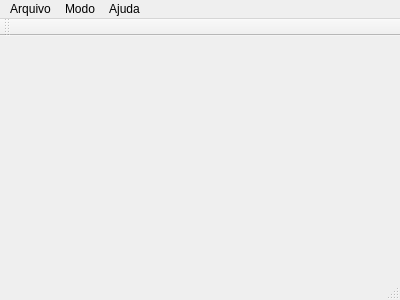
<?xml version="1.0" encoding="UTF-8"?>
<ui version="4.0">
 <class>Resta1</class>
 <widget class="QMainWindow" name="Resta1">
  <property name="geometry">
   <rect>
    <x>0</x>
    <y>0</y>
    <width>400</width>
    <height>300</height>
   </rect>
  </property>
  <property name="windowTitle">
   <string>Resta1</string>
  </property>
  <widget class="QWidget" name="centralWidget">
   <widget class="Peca" name="pushButton">
    <property name="geometry">
     <rect>
      <x>150</x>
      <y>110</y>
      <width>25</width>
      <height>25</height>
     </rect>
    </property>
    <property name="minimumSize">
     <size>
      <width>25</width>
      <height>25</height>
     </size>
    </property>
    <property name="maximumSize">
     <size>
      <width>25</width>
      <height>25</height>
     </size>
    </property>
    <property name="text">
     <string/>
    </property>
    <property name="iconSize">
     <size>
      <width>25</width>
      <height>25</height>
     </size>
    </property>
    <property name="flat">
     <bool>true</bool>
    </property>
   </widget>
  </widget>
  <widget class="QToolBar" name="mainToolBar">
   <attribute name="toolBarArea">
    <enum>TopToolBarArea</enum>
   </attribute>
   <attribute name="toolBarBreak">
    <bool>false</bool>
   </attribute>
  </widget>
  <widget class="QStatusBar" name="statusBar"/>
  <widget class="QMenuBar" name="menuBar">
   <property name="geometry">
    <rect>
     <x>0</x>
     <y>0</y>
     <width>400</width>
     <height>20</height>
    </rect>
   </property>
   <widget class="QMenu" name="menuArquivo">
    <property name="title">
     <string>Arquivo</string>
    </property>
    <addaction name="actionNovo"/>
    <addaction name="actionSair"/>
   </widget>
   <widget class="QMenu" name="menuModo">
    <property name="title">
     <string>Modo</string>
    </property>
    <addaction name="actionTradicional"/>
    <addaction name="actionCruz"/>
    <addaction name="actionMais"/>
    <addaction name="actionBanquinho"/>
    <addaction name="actionFlecha"/>
    <addaction name="actionPiramide"/>
    <addaction name="actionLosango"/>
   </widget>
   <widget class="QMenu" name="menuSobre">
    <property name="title">
     <string>Ajuda</string>
    </property>
    <addaction name="actionSobre"/>
   </widget>
   <addaction name="menuArquivo"/>
   <addaction name="menuModo"/>
   <addaction name="menuSobre"/>
  </widget>
  <action name="actionNovo">
   <property name="text">
    <string>Novo</string>
   </property>
  </action>
  <action name="actionSair">
   <property name="text">
    <string>Sair</string>
   </property>
  </action>
  <action name="actionTradicional">
   <property name="text">
    <string>Tradicional</string>
   </property>
  </action>
  <action name="actionPiramide">
   <property name="text">
    <string>Piramide</string>
   </property>
  </action>
  <action name="actionCruz">
   <property name="text">
    <string>Cruz</string>
   </property>
  </action>
  <action name="actionMais">
   <property name="text">
    <string>Mais</string>
   </property>
  </action>
  <action name="actionBanquinho">
   <property name="text">
    <string>Banquinho</string>
   </property>
  </action>
  <action name="actionFlecha">
   <property name="text">
    <string>Flecha</string>
   </property>
  </action>
  <action name="actionLosango">
   <property name="text">
    <string>Losango</string>
   </property>
  </action>
  <action name="actionSobre">
   <property name="text">
    <string>Sobre</string>
   </property>
  </action>
 </widget>
 <layoutdefault spacing="6" margin="11"/>
 <customwidgets>
  <customwidget>
   <class>Peca</class>
   <extends>QPushButton</extends>
   <header location="global">Peca.h</header>
  </customwidget>
 </customwidgets>
 <resources/>
 <connections/>
</ui>
